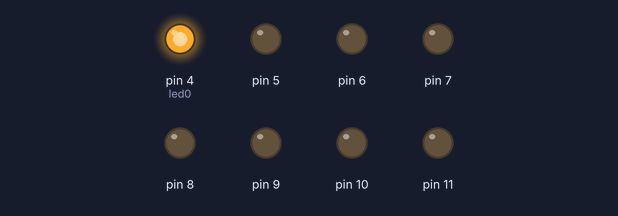
Bench run of a sketch on a simulated Arduino Uno, built with avr-gcc and run on an emulated ATmega328P. Shown: output pins drawn as LEDs (lit = HIGH).

Above: at 0.05 s.
At 0.65 s:
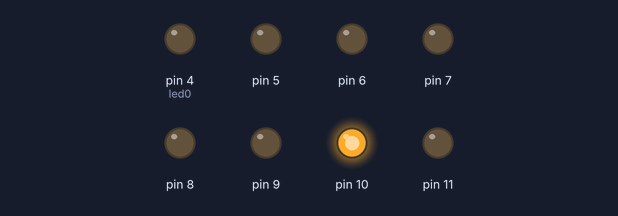
At 1.25 s:
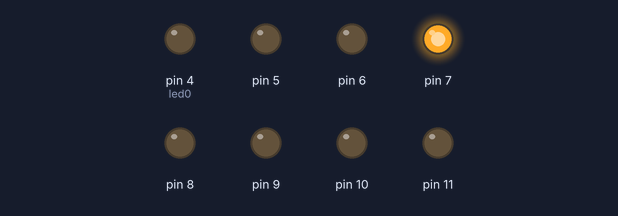
At 1.75 s:
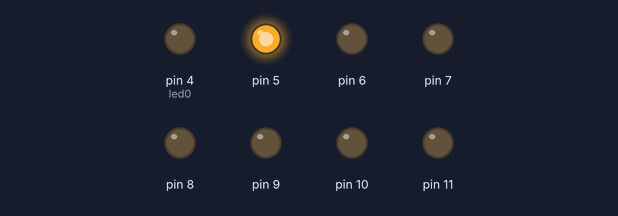
At 2.4 s:
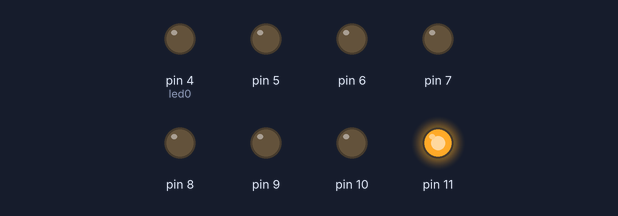
At 3.45 s:
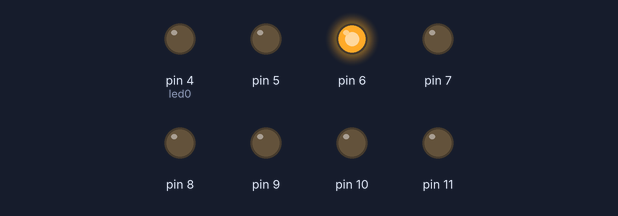
Timing chart, 0 to 3.8 s (numbered marks = the images above):
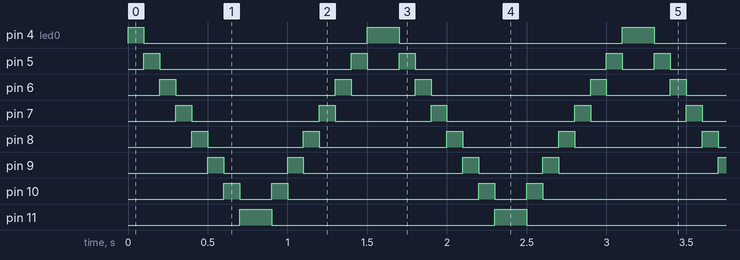

The sketch:

_03b_ForLoopInReverse.ino
```cpp
int led0 = 4;

// the setup function runs once when you press reset or power the board
void setup() {
  // initialize digital pin 4..11 as an output.
  for (int i = 0; i < 8; i++)
    pinMode(led0 + i, OUTPUT);
}

// the loop function runs over and over again forever
void loop() {
  for (int i = 0; i < 8; i++)
  {
    digitalWrite(led0 + i, HIGH); // turn the LED on (HIGH is the voltage level)
    delay(100);                   // wait for a tenth of second
    digitalWrite(led0 + i, LOW);  // turn the LED off by making the voltage LOW
  }

  for (int i = 7; i>=0; i--)
  {
    digitalWrite(led0 + i, HIGH); // turn the LED on (HIGH is the voltage level)
    delay(100);                   // wait for a tenth of second
    digitalWrite(led0 + i, LOW);  // turn the LED off by making the voltage LOW
  }
}
```

Measured:
- by itself, pin 4 (led0): repeats every 1.6 s: LOW 1.4 s, HIGH 0.20 s
- by itself, pin 5: repeats every 1.6 s: LOW 1.2 s, HIGH 0.10 s, LOW 0.20 s, HIGH 0.10 s
- by itself, pin 6: repeats every 1.6 s: LOW 1.0 s, HIGH 0.10 s, LOW 0.40 s, HIGH 0.10 s
- by itself, pin 7: repeats every 1.6 s: LOW 0.80 s, HIGH 0.10 s, LOW 0.60 s, HIGH 0.10 s
- by itself, pin 8: repeats every 1.6 s: LOW 0.60 s, HIGH 0.10 s, LOW 0.80 s, HIGH 0.10 s
- by itself, pin 9: repeats every 1.6 s: LOW 0.40 s, HIGH 0.10 s, LOW 1.0 s, HIGH 0.10 s
- by itself, pin 10: repeats every 1.6 s: LOW 0.20 s, HIGH 0.10 s, LOW 1.2 s, HIGH 0.10 s
- by itself, pin 11: alternates HIGH for 0.20 s and LOW for 1.4 s
